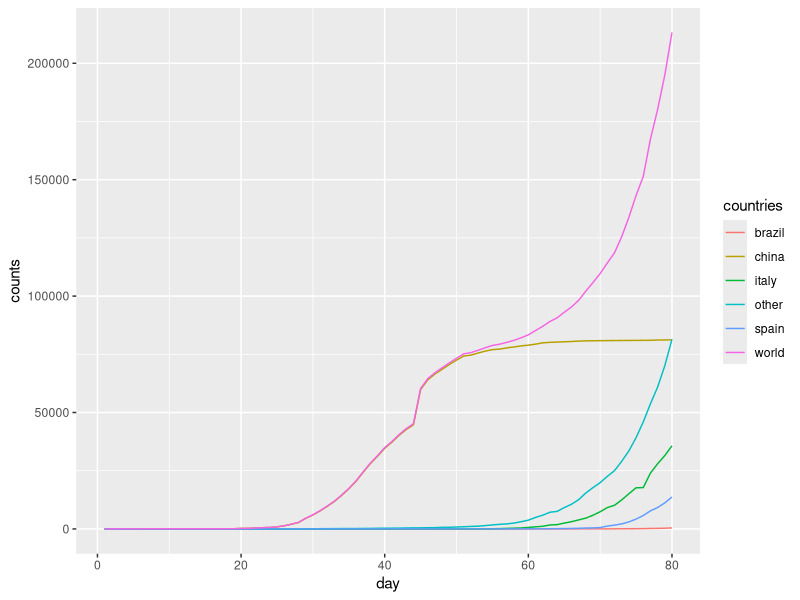
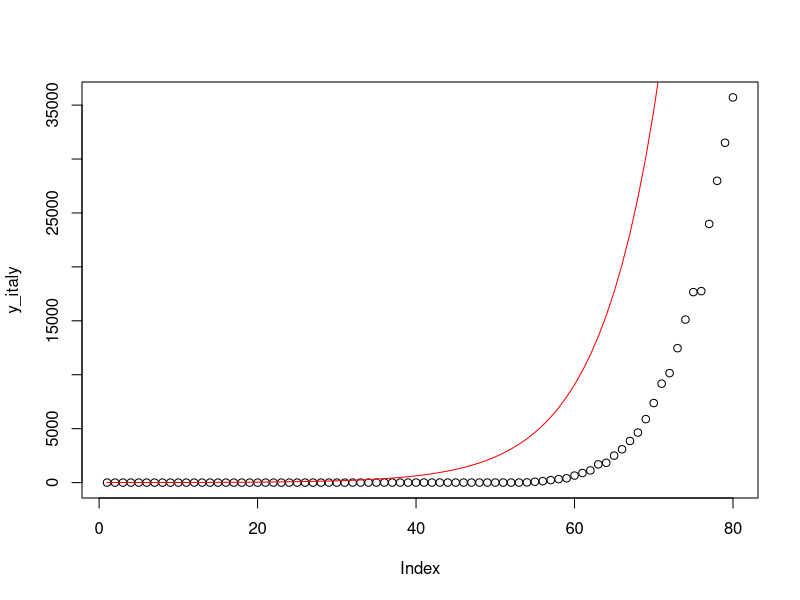

Recreate these plots in R, in order.
require(dplyr)
require(ggplot2)

setwd('covid19-analysis/charts_and_forecasting/')
df <- read.csv(file = 'forecasting/total_cases.csv', header=TRUE)

grouped_df <- df %>% group_by(date) %>% summarise_all(sum)
grouped_df[is.na(grouped_df)] <- 0.
grouped_df$day <- seq.int(nrow(grouped_df))

other_group <- rowSums(grouped_df[, !names(grouped_df) %in% c('date','day','World','China','Italy','Spain','Brazil'), drop = FALSE])

days <- c(1:80)

y_world <- grouped_df$World[(length(grouped_df$World)-length(days)+1):length(grouped_df$World)]
y_brazil <- grouped_df$Brazil[(length(grouped_df$Brazil)-length(days)+1):length(grouped_df$Brazil)]
y_china <- grouped_df$China[(length(grouped_df$China)-length(days)+1):length(grouped_df$China)]
y_italy <- grouped_df$Italy[(length(grouped_df$Italy)-length(days)+1):length(grouped_df$Italy)]
y_spain <- grouped_df$Spain[(length(grouped_df$Spain)-length(days)+1):length(grouped_df$Spain)]
y_other <- other_group[(length(other_group)-length(days)+1):length(other_group)]

days <- c(rep(days,6))
countries <- c(rep('world',80),rep('china',80),rep('italy',80),rep('spain',80),rep('brazil',80),rep('other',80))
counts <- c(y_world,y_china,y_italy,y_spain,y_brazil,y_other)

tbl_header <- c('day','country', 'counts')

data <- data.frame(days,countries,counts)
names(data) <- tbl_header

ggplot(data, aes(x=day,y=counts,color=countries)) +
  geom_line(stat='identity')


italy_data <- data[data$country=='italy',]

###
###  como ocorrem o aumento/diminuição da taxa de infecção do COVID-19
###

# Assumindo como ponto inicial a primeira observação dos infectados em uma região
a0 = italy_data[italy_data$counts>0,]$counts[1]

# assumindo que a_m(t) é a taxa de
# crescimento/decaimento médio da população infectada 
# em um período.
a_m <- function(t){
  tmp <- italy_data[italy_data$counts>0,]$counts
  return(tmp[t]-tmp[1])/t
};

###
### 
###   encontrar o melhor parâmetro k para um dado valor de a(t)
###
###   a(t) = a0*exp(k*t)
###
### por exemplo para 33
### a_m(33) = a0*exp(k*33)
### 1832 = 3*exp(k*33)
### ln(1832) = ln(3)+ln(exp(k*33))
### ln(1832/3) = ln(exp(k*33))
### ln(610.66) = k*33
### ln(610.66)/33 = k
### k =~ 0.1943
# função para retornar o melhor k
k_value <- function(t){
  return(log(a_m(t)/a0)/t)
}

### A(t) = a0*exp(0.1943*t)
a <- function(t,k){
  return(a0*exp(k*t))
}

comp=seq(40,100,1)
n=length(comp)


# qual o valor de k que descreve melhor
# a evoluçao da contaminação
n=80
val=c()
for(n in c(1:n)){
  val = c(val,a(n,k_value(24.199)))
}

plot(y_italy)
lines(val,col='red')
